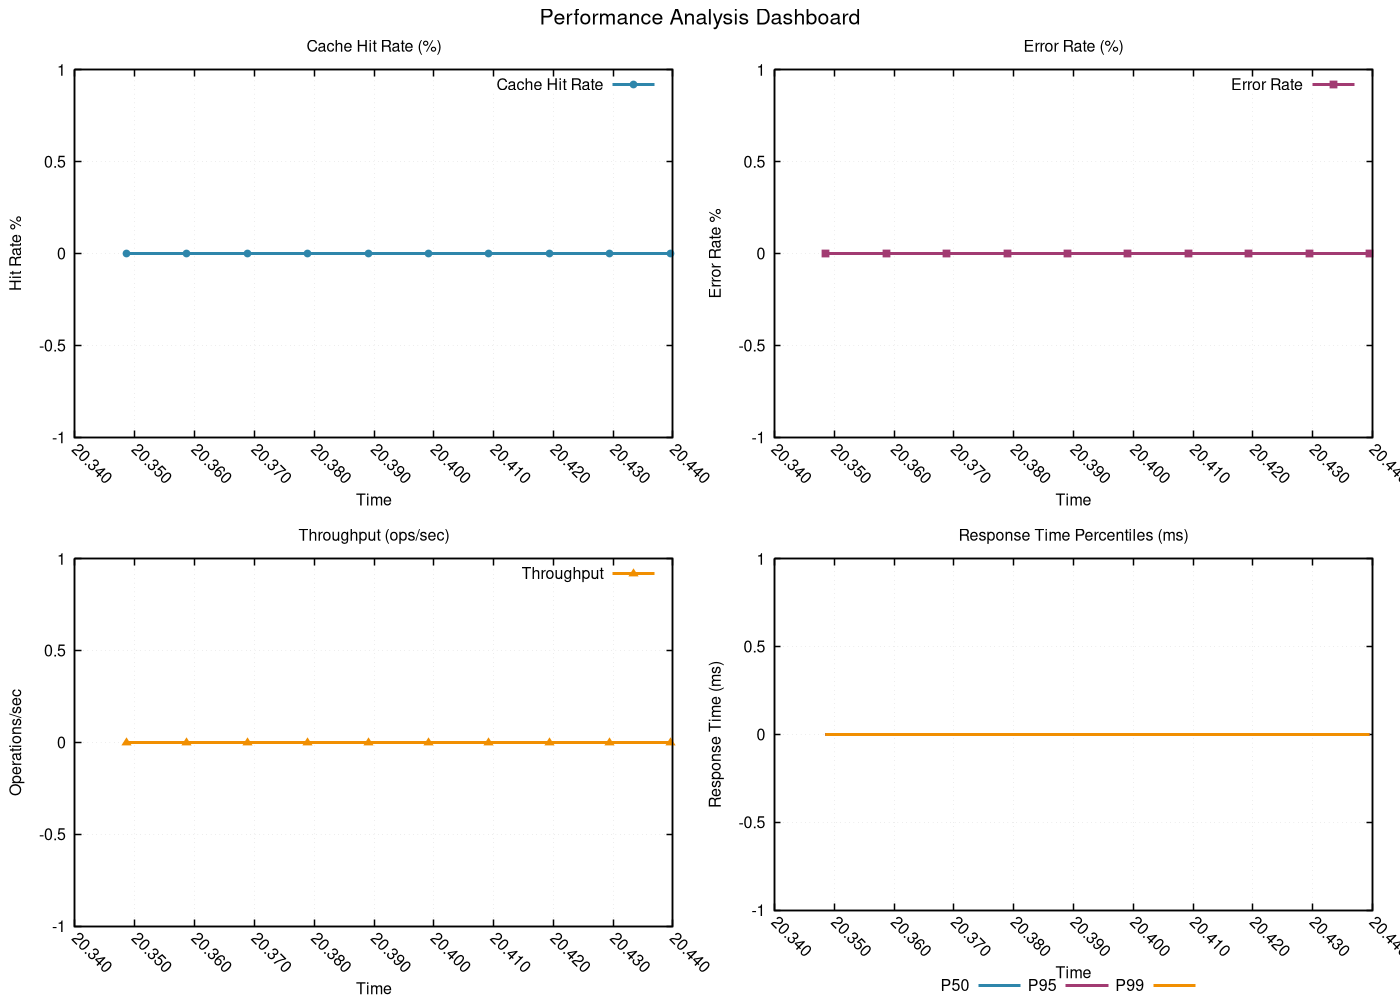

Reproduce this figure in gnuplot.
# GNUplot script for performance metrics
set terminal pngcairo enhanced font 'Helvetica,12' size 1400,1000
set output 'png/interpolation_search_20260131_225833_algorithm.png'

set multiplot layout 2,2 title 'Performance Analysis Dashboard' font 'Helvetica,16'
set style line 1 lc rgb '#2E86AB' lt 1 lw 3 pt 7 ps 0.8
set style line 2 lc rgb '#A23B72' lt 1 lw 3 pt 5 ps 0.8
set style line 3 lc rgb '#F18F01' lt 1 lw 3 pt 9 ps 0.8
set style line 4 lc rgb '#F19C79' lt 1 lw 3 pt 11 ps 0.8
set style line 5 lc rgb '#0ABB9F' lt 1 lw 3 pt 13 ps 0.8

set format x "%.3f"
set xtics rotate by -45
set autoscale x

set title 'Cache Hit Rate (%)'
set xlabel 'Time'
set ylabel 'Hit Rate %'
set grid linestyle 1 lc rgb '#D3D3D3' lt 0 lw 1
set border linewidth 1.5
plot 'png/interpolation_search_20260131_225833_algorithm.dat' using 1:11 with linespoints ls 1 title 'Cache Hit Rate'
set title 'Error Rate (%)'
set xlabel 'Time'
set ylabel 'Error Rate %'
set grid linestyle 1 lc rgb '#D3D3D3' lt 0 lw 1
set border linewidth 1.5
plot 'png/interpolation_search_20260131_225833_algorithm.dat' using 1:12 with linespoints ls 2 title 'Error Rate'
set title 'Throughput (ops/sec)'
set xlabel 'Time'
set ylabel 'Operations/sec'
set grid linestyle 1 lc rgb '#D3D3D3' lt 0 lw 1
set border linewidth 1.5
plot 'png/interpolation_search_20260131_225833_algorithm.dat' using 1:13 with linespoints ls 3 title 'Throughput'
set title 'Response Time Percentiles (ms)'
set xlabel 'Time'
set ylabel 'Response Time (ms)'
set grid linestyle 1 lc rgb '#D3D3D3' lt 0 lw 1
set border linewidth 1.5
set key outside center bottom horizontal
plot 'png/interpolation_search_20260131_225833_algorithm.dat' using 1:14 with lines ls 1 title 'P50', \
     'png/interpolation_search_20260131_225833_algorithm.dat' using 1:15 with lines ls 2 title 'P95', \
     'png/interpolation_search_20260131_225833_algorithm.dat' using 1:16 with lines ls 3 title 'P99'
unset multiplot
